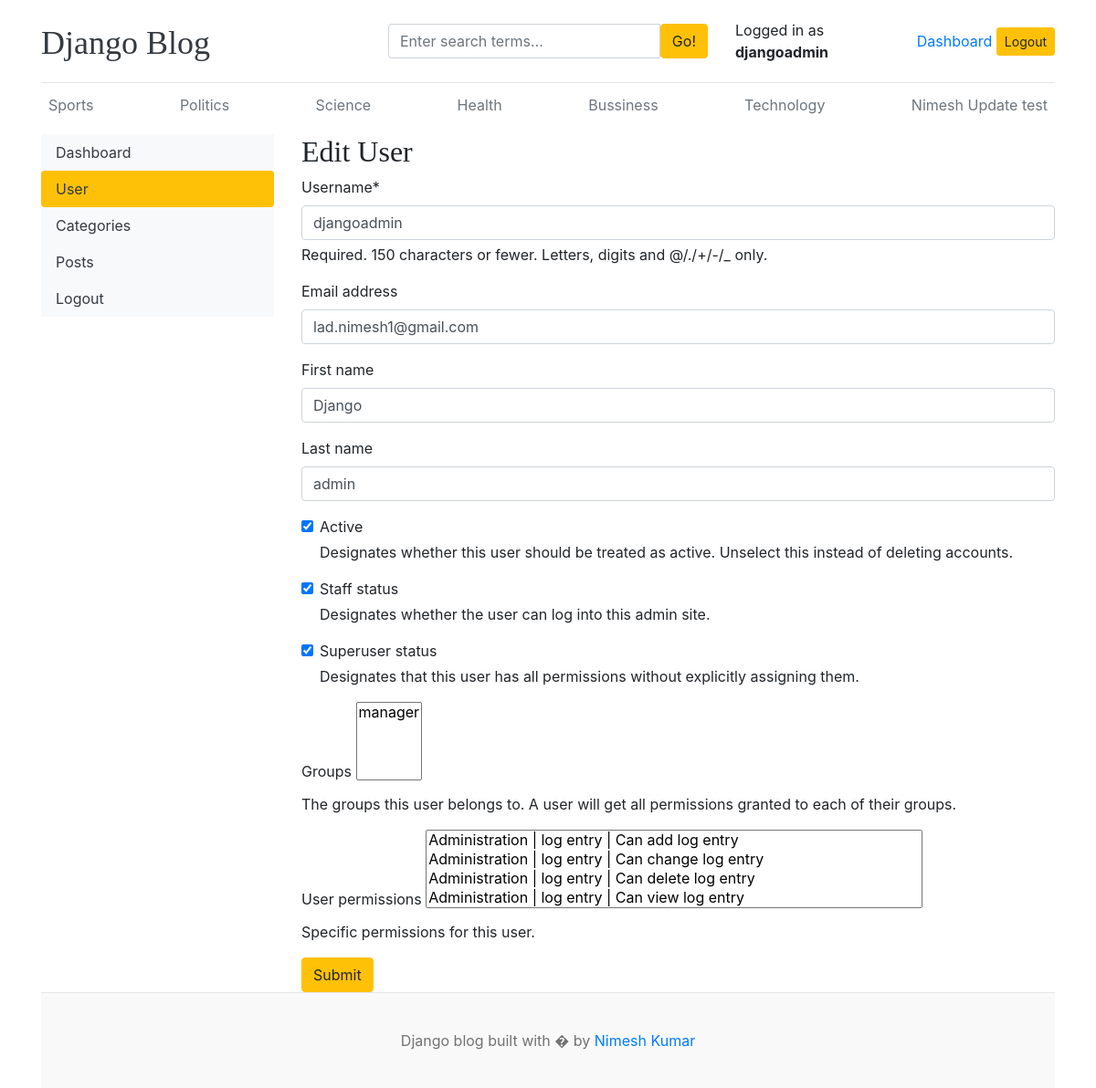
The page /dashboard/users/edit/1/ (signed in) on the database its author committed.
### blogs/models.py (models this page shows, shortened)
class Category(models.Model):
    create_name = models.CharField(max_length=50, unique=True)
    created_at = models.DateTimeField(auto_now_add=True)
    updated_at = models.DateTimeField(auto_now=True)
    class Meta:
        verbose_name_plural = 'categories'

### dashboards/views.py (the view)
# urls.py: path('users/edit/<int:pk>/', views.edit_user, name='edit_user'),
def edit_user(request, pk):
    getUser = get_object_or_404(User, pk=pk)
    if request.method == 'POST':
        edit_user_form = EditUserForm(request.POST, instance=getUser)
        if edit_user_form.is_valid():
            edit_user_form.save()
            return redirect('users')
    else:
        edit_user_form = EditUserForm(instance=getUser)
    context = {
        'edit_user_form' : edit_user_form,
        'getUser' : getUser
    }
    return render(request, 'dashboards/edit_user.html', context)

### dashboards/forms.py
class EditUserForm(forms.ModelForm):
    class Meta:
        model = User
        fields = ('username', 'email', 'first_name', 'last_name', 'is_active', 'is_staff', 'is_superuser', 'groups', 'user_permissions')

### blogs/context_processor.py (called while the page is built)
def get_categories(request):
    categories = Category.objects.all()
    return dict(categories=categories)

def get_social_links(request):
    socialLink = SocialLink.objects.all()
    return dict(socialLink=socialLink)

### templates/dashboards/edit_user.html (shortened to what this page needs)
{% extends 'base.html' %}
{% block content %}
{% load crispy_forms_tags %}
<div class="row">
     {% include 'dashboards/dashboard_sidebar.html' %}
    <div class="col-md-9">
        {% if perms.auth.edit_user  %}
        <h2>Edit User</h2>
        <form action="{% url 'edit_user' getUser.id%}" method="post">
            {{ edit_user_form | crispy }}
            <button type="submit" class="btn btn-warning">Submit</button>
        </form>
        {% endif %}
    </div>
</div>
{% endblock content %}

### templates/base.html (shortened to what this page needs)
{% load static %}
<!DOCTYPE html>
<html lang="en">
<head>
    <link href="https://getbootstrap.com/docs/4.0/dist/css/bootstrap.min.css" rel="stylesheet">
    <link href="{% static 'css/blog.css' %}" rel="stylesheet">
    <link rel="stylesheet" href="https://cdnjs.cloudflare.com/ajax/libs/font-awesome/4.7.0/css/font-awesome.min.css">
  </head>
<body>
    <div class="container">
      <header class="blog-header py-3">
        <div class="row flex-nowrap justify-content-between align-items-center">
          <div class="col-4 pt-1">
            <a class="blog-header-logo text-dark" href="/">Django Blog</a>
          </div>
          <div class="col-4">
            <form action="{% url 'search' %}" method="GET">
              <div class="input-group">
                <input  name="keyword" value="{{ keyword }}" class="form-control" type="text" placeholder="Enter search terms..." aria-label="Enter Search">
                <button type="submit"  class="btn btn-warning" id="button-search"> Go!</button>
              </div>
            </form>
          </div>
          <div class="col-4 d-flex justify-content-end align-items-center">
            <span> Logged in as <b>{{ user }}</b></span> &nbsp;
            {% if not user.is_authenticated %}
            <a class="btn btn-sm btn-warning" href="{% url 'login' %}">Login</a> &nbsp;
            <a class="btn btn-sm btn-outline-secondary" href="{% url 'register' %}">Register</a>
            {% else %}
            <span class="text-decoration-underline"> <a href="{% url 'dashboard' %}">Dashboard</a></span>
            &nbsp <a class="btn btn-sm btn-warning" href="{% url 'logout' %}">
              Logout
            </a>
            {% endif %}
          </div>
        </div>
      </header>
      <div class="nav-scroller py-1 mb-2">
        <nav class="nav d-flex justify-content-between">
            {% for cat in categories %}
          <a class="p-2 text-muted" href="{% url 'post_by_category' cat.id %}">{{ cat.create_name }}</a>
          {% endfor %}
        </nav>
      </div>
{% block content %}
{% endblock %}
<footer class="blog-footer">
  <p>Django blog built with � by <a href="#">Nimesh Kumar</a></p>
</footer>
</body>
</html>

### blog_main/static/css/blog.css (style rules this page uses)
.blog-header { border-bottom: 1px solid #e5e5e5; }
.blog-header-logo { font-family: "Playfair Display", Georgia, "Times New Roman", serif; font-size: 2.25rem; }
h1, h2, h3, h4, h5, h6 { font-family: "Playfair Display", Georgia, "Times New Roman", serif; }
.blog-footer { padding: 2.5rem 0; color: #727272; text-align: center; background-color: #f9f9f9; border-top: .05rem solid #e5e5e5; }
.blog-footer p:last-child { margin-bottom: 0; }

### rows shown on the page
Category: create_name "Sports"
Category: create_name "Politics"
Category: create_name "Science"
Category: create_name "Health"
Category: create_name "Bussiness"
Category: create_name "Technology"
Category: create_name "Nimesh Update test"

### other values the page prints
{{ user }} "djangoadmin"
